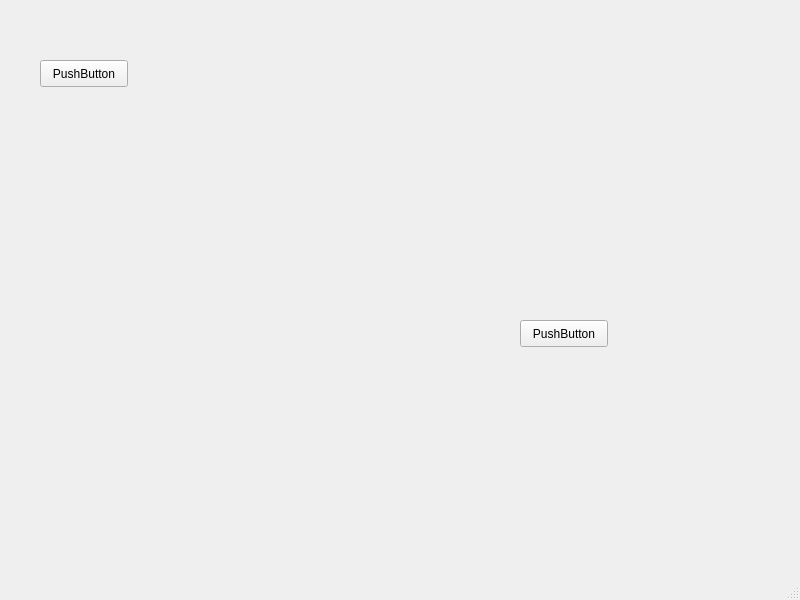
<?xml version="1.0" encoding="UTF-8"?>
<ui version="4.0">
 <class>MainWindow</class>
 <widget class="QMainWindow" name="MainWindow">
  <property name="geometry">
   <rect>
    <x>0</x>
    <y>0</y>
    <width>800</width>
    <height>600</height>
   </rect>
  </property>
  <property name="windowTitle">
   <string>MainWindow</string>
  </property>
  <widget class="QWidget" name="centralwidget">
   <widget class="QPushButton" name="pushButton">
    <property name="geometry">
     <rect>
      <x>40</x>
      <y>60</y>
      <width>88</width>
      <height>27</height>
     </rect>
    </property>
    <property name="text">
     <string>PushButton</string>
    </property>
   </widget>
   <widget class="QStackedWidget" name="stackedWidget">
    <property name="geometry">
     <rect>
      <x>270</x>
      <y>100</y>
      <width>371</width>
      <height>281</height>
     </rect>
    </property>
    <property name="currentIndex">
     <number>2</number>
    </property>
    <widget class="QWidget" name="page">
     <widget class="QPushButton" name="pushButton_2">
      <property name="geometry">
       <rect>
        <x>30</x>
        <y>20</y>
        <width>88</width>
        <height>27</height>
       </rect>
      </property>
      <property name="text">
       <string>PushButton</string>
      </property>
     </widget>
    </widget>
    <widget class="QWidget" name="page_2">
     <widget class="QPushButton" name="pushButton_3">
      <property name="geometry">
       <rect>
        <x>140</x>
        <y>120</y>
        <width>88</width>
        <height>27</height>
       </rect>
      </property>
      <property name="text">
       <string>PushButton</string>
      </property>
     </widget>
    </widget>
    <widget class="QWidget" name="page_3">
     <widget class="QPushButton" name="pushButton_4">
      <property name="geometry">
       <rect>
        <x>250</x>
        <y>220</y>
        <width>88</width>
        <height>27</height>
       </rect>
      </property>
      <property name="text">
       <string>PushButton</string>
      </property>
     </widget>
    </widget>
   </widget>
  </widget>
  <widget class="QMenuBar" name="menubar">
   <property name="geometry">
    <rect>
     <x>0</x>
     <y>0</y>
     <width>800</width>
     <height>24</height>
    </rect>
   </property>
  </widget>
  <widget class="QStatusBar" name="statusbar"/>
 </widget>
 <resources/>
 <connections>
  <connection>
   <sender>pushButton</sender>
   <signal>clicked()</signal>
   <receiver>stackedWidget</receiver>
   <slot>lower()</slot>
   <hints>
    <hint type="sourcelabel">
     <x>87</x>
     <y>93</y>
    </hint>
    <hint type="destinationlabel">
     <x>326</x>
     <y>258</y>
    </hint>
   </hints>
  </connection>
 </connections>
</ui>
